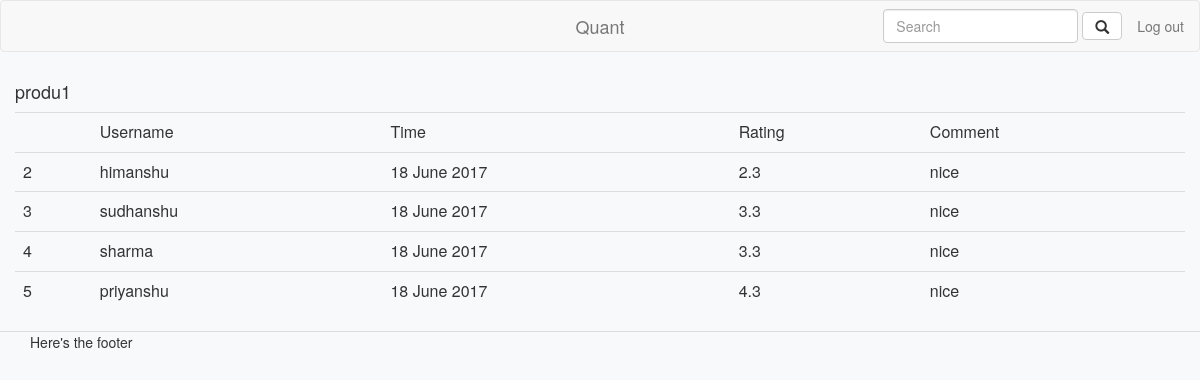
Page /product/1 on the committed database.
### models.py (models this page shows, shortened)
class Product(db.Model):
    __tablename__ = "product"
    id = db.Column(db.Integer, primary_key=True, autoincrement=True)
    name = db.Column(db.String(50), nullable=False)
    category = db.Column(db.String(20), nullable=False)
    def __repr__(self):
        return "<Product id='%s', name='%s', category='%s'>" % (
            self.id, self.name, self.category)

class Review(db.Model):
    id = db.Column(db.Integer, primary_key=True, autoincrement=True)
    created_at = db.Column(db.DateTime, default=datetime.now())
    userid = db.Column(db.Integer, db.ForeignKey('user.id'))
    productid = db.Column(db.Integer, db.ForeignKey('product.id'))
    rating = db.Column(db.String(2), nullable=False)
    comment = db.Column(db.String(500))
    user = relationship("User")
    product = relationship("Product")
    __table_args__ = (
        sqlalchemy.UniqueConstraint("userid", "productid", name="unique_review"),
    )
    def __repr__(self):
        return "<Review id='%s', userid='%s', productid='%s', rating='%s', created_at='%s', user='%s', product='%s'>" % (
            self.id, self.userid, self.productid, self.rating, self.comment, self.user, self.product)

class User(db.Model):
    __tablename__ = "user"
    id = db.Column(db.Integer, primary_key=True, autoincrement=True)
    name = db.Column(db.String(50), nullable=False)
    cif = db.Column(db.String(20), unique=True)
    created_at = db.Column(db.DateTime, default=datetime.now())
    def __repr__(self):
        return "<User id='%s', name='%s', cif='%s', created_at='%s'>" % (
            self.id, self.name, self.cif, self.created_at)

### __init__.py (the view)
@app.route("/product/<id>")
def product_info(id):
    product = Product.query.filter_by(id=id).first()
    reviews = Review.query.filter_by(productid=id).all()
    print(product)
    print(reviews)
    return render_template('product.html', product=product, reviews=reviews)

### templates/product.html
{% extends 'base.html' %}
{% block content %}
<div class="row">
    <h4>{{ product.name }}</h4>
</div>
<div class="row">
    <table class="table">
        <th>
            <td>Username</td>
            <td>Time</td>
            <td>Rating</td>
            <td>Comment</td>
        </th>
        {% for review in reviews %}
        <tr>
            <td>{{ review.id }}</td>
            <td>{{ review.user.name }}</td>
            <td>{{ review.created_at.strftime("%d %B %Y") }}</td>
            <td>{{ review.rating }}</td>
            <td>{{ review.comment }}</td>
        </tr>
        {% endfor %}
    </table>
</div>
{% endblock %}

### templates/base.html (shortened to what this page needs)
<html>
<head>
    <link rel="stylesheet" href="https://cdnjs.cloudflare.com/ajax/libs/twitter-bootstrap/3.3.6/css/bootstrap.min.css">
    <link rel="stylesheet" href={{url_for('static', filename='index.css')}}>
</head>
<body>
<header>
    <nav class="navbar navbar-default" role="navigation" id="navbar">
        <a class="navbar-brand" href="#">Quant</a>
        <div class="collapse navbar-collapse" id="navbar-collapse-1">
          <ul class="nav navbar-nav navbar-right">
            <li>
                <form action="#" class="navbar-form navbar-right">
                    <input type="search" class="form-control" placeholder="Search">
                    <button class="btn btn-default">
                        <span class="glyphicon glyphicon-search"></span>
                    </button>
                </form>
            </li>
            <li><a href="#" class="">Log out</a></li>
          </ul>
        </div>
    </nav>
</header>
<main class="container">
    {% block content %}{% endblock %}
</main>
<footer style="border-top: 1px solid #ddd;">
    <div class="container">
        <div class="row">
            <div class="col-md-12">Here's the footer</div>
        </div>
    </div>
</footer>
</body>
</html>

### static/index.css (style rules this page uses)
:root { --sapphire-blue: #00A8E2; }
body { background-color: #F7F9FA; }
.navbar-brand { position: absolute; width: 100%; left: 0; top: 0; text-align: center; margin: auto; }
#navbar { display: flex; justify-content: flex-end; }

### rows in the picture
Product: name "produ1"
Review: id "2", user.name "himanshu", created_at "18 June 2017", rating "2.3", comment "nice"
Review: id "3", user.name "sudhanshu", created_at "18 June 2017", rating "3.3", comment "nice"
Review: id "4", user.name "sharma", created_at "18 June 2017", rating "3.3", comment "nice"
Review: id "5", user.name "priyanshu", created_at "18 June 2017", rating "4.3", comment "nice"
